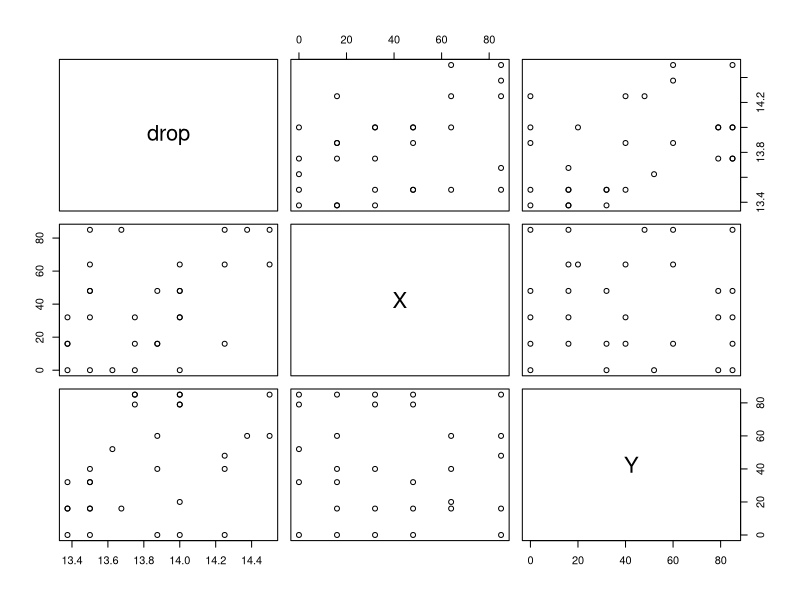

Recreate this plot in R.
items<-rep(LETTERS,2)[1:30]
lengths<-c(13.375,13.5,13.625,13.75,14,14.25,13.375,13.375,13.875,13.875,13.75,14,13.375,13.5,14,13.75,13.875,13.5,13.5,14,14,14,13.5,14.25,14.5,13.5,13.675,14.25,14.375,14.5)

bathroom<-data.frame(items,lengths)
summary(bathroom)
str(bathroom)

coord<-data.frame(
c(0.0,0.0,0,32,0,52,0,79,0,85,16,0,16,16,16,32,16,40,16,60,16,85,32,0,32,16,32,40,32,79,32,85,48,0,48,16,48,32,48,79,48,85,64,20,64,16,64,40,64,60,85,0,85,16,85,48,85,60,85,85))

length(coord[seq(1,60,2),])
coord[seq(2,60,2),]
bathroom<-data.frame(bathroom,coord[seq(1,60,2),],coord[seq(2,60,2),])
colnames(bathroom)<-c("items","drop","X","Y")

plot(bathroom[,2:4])
bathlm<-lm(drop~X+Y,data=bathroom)
library(ggplot2)
